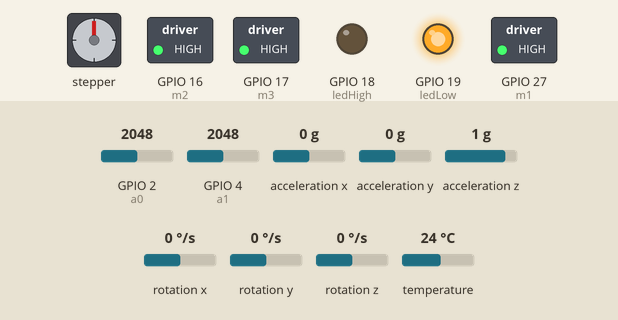
Bench run of a sketch on a simulated ESP32. Shown: stepper motor, switched loads named in the sketch (green lamp = pin HIGH), output pins drawn as LEDs (lit = HIGH). Wiring (inferred from the names in the program): stepper motor driver (200 steps per turn assumed): step GPIO 25; direction GPIO 26. Inputs (shaded band) come from the test bench; at power-on: rotation z 0 °/s, GPIO 4 (a1) = 2048, GPIO 2 (a0) = 2048, acceleration x 0 g, acceleration y 0 g, acceleration z 1 g, rotation x 0 °/s, rotation y 0 °/s, temperature 24 °C. Nothing arrives over Bluetooth unless stated; pins used as bus, display or sensor lines are not drawn. At 17.5 s the program stops and its outputs stay as they are.

Above: at 5.8 s.
5.9 s: rotation z set to -192 °/s
At 7.0 s:
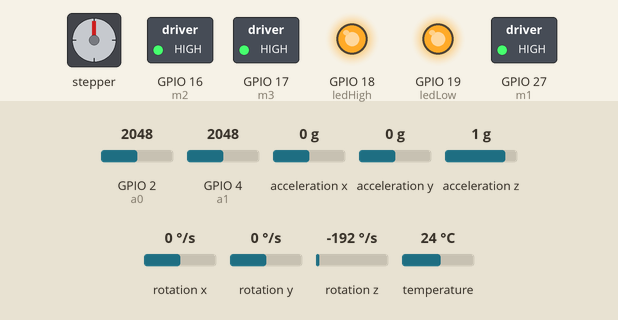
8.9 s: rotation z set to 0 °/s
At 10.0 s:
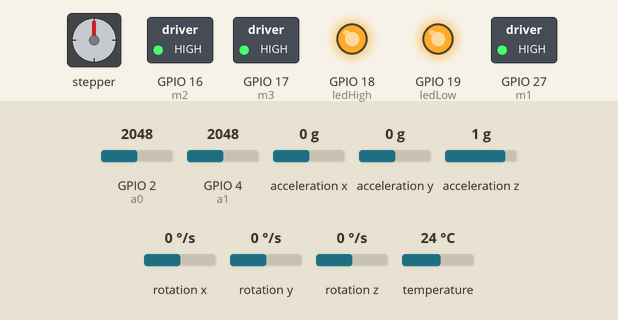
11.9 s: GPIO 4 (a1) set to 2065
At 12.5 s:
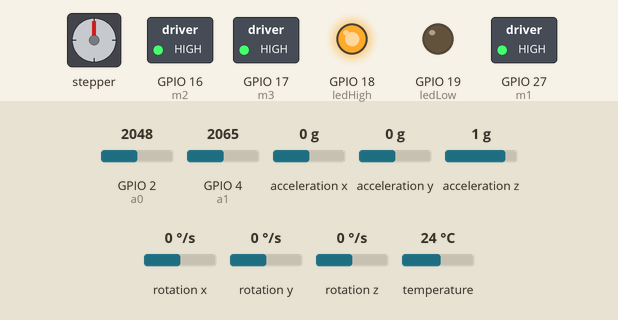
14.9 s: GPIO 4 (a1) set to 1228
At 16.7 s:
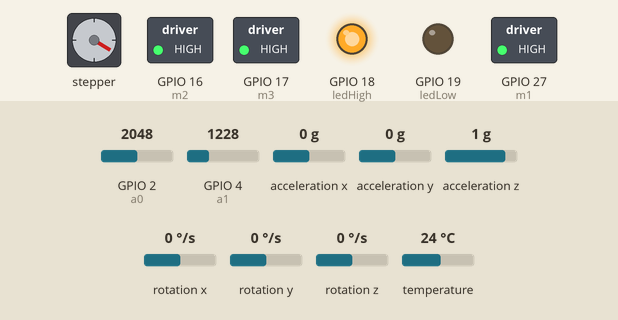
Timing chart, 0 to 18.2 s (numbered marks = the images above; inputs shaded):
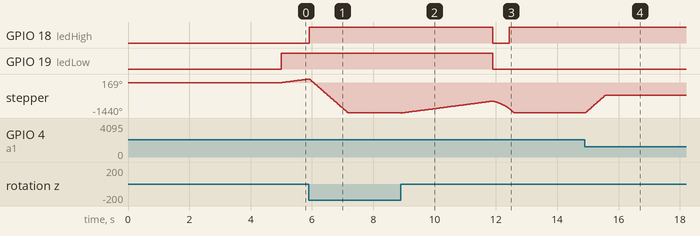

Measured:
- the behaviour switches between 2064 and 2065 on GPIO 4 (a1) (found by bisection; images 2 and 3)
- after the input at 5.9 s, GPIO 18 (ledHigh): LOW → HIGH at once
- after the input at 8.9 s, stepper: turns 13° counter-clockwise in 0.00 s, then 562° clockwise in 2.9 s
- after the input at 11.9 s, GPIO 18 (ledHigh): HIGH → LOW at once, → HIGH 0.54 s later; GPIO 19 (ledLow): HIGH → LOW at once
- after the input at 14.9 s, stepper: turns 835° clockwise in 0.64 s, starting at once
- by itself, stepper: keeps turning clockwise at about 191°/s

The sketch:

SGCMG_esp32.ino
```cpp
//6301002810023 KMUTNB MAE
//Phanuwat Thamnita
//Prof. Suwat KUNTANAPREEDA
//For WEMOS D1R32 (ESP32)

//Libraries
#include <Adafruit_MPU6050.h>
#include <Adafruit_Sensor.h>
#include <Wire.h>
#include <Arduino.h>
#include <BluetoothSerial.h>
#if !defined(CONFIG_BT_ENABLED) || !defined(CONFIG_BLUEDROID_ENABLED)
#error Bluetooth is not enabled! Please run `make menuconfig` to and enable it
#endif
//***********************************************************************************************************************************************************
//Define
#define PI 3.1415926535897932384626433832795
#define deg2rad 0.017453292519943295769236907684886
#define rad2deg 57.295779513082320876798154814105
// 200Steps per revolution for nema17
// 360deg/200step >> microstep1/16 = 0.1125 deg/step
#define pstep_size 0.1125         //deg/step
#define nstep_size -0.1125        //deg/step
#define pstep_size_rad 0.0019635  //rad/step
#define nstep_size_rad -0.0019635 //rad/step
#define I 0.0335                  //Inertia by Trifilar Pendulum method
#define hw 0.0742                 //Wheel angular velocity 1165 rad/s
#define c 0.04                    //Damping Ratio
#define NData 1000                //Amounts of values
//***********************************************************************************************************************************************************
// Declare variables
int iData;
int b_yaw[NData];                 //Yaw
int b_omg[NData];                 //Omega
int b_u[NData];                   //Control Signal
int b_d[NData];                   //Delta
int b_ddot[NData];                //Delta dot
// Define pin connections
const int dirPin = 26;            //uno pin 2
const int stepPin = 25;           //uno pin 3
const int m1 = 27;                //uno pin 6
const int m2 = 16;                //uno pin 5
const int m3 = 17;                //uno pin 4
const int ledHigh = 18;           //uno pin 13
const int ledLow = 19;            //uno pin 12
const int a0 = 2;                 //uno pin A0
const int a1 = 4;                 //uno pin A1
const int a2 = 36;                //uno pin A2
// Stepper motor control
float freq;
float pulse_delay;
float step_move;
int n_step;
// Controller Sampling Time
float dt;                          // msec > time left to control motor
unsigned long samp_time = 10;      // msec > Overall action time per loop
// Sampling time = 10ms = 0.01sec
// Min speed (1 step per dt) = 0.1125/0.01 = 11.25 deg/sec
unsigned long start_time;         // msec
unsigned long stop_time;          // msec
// Potentimeter
float yaw ;         // deg
float y_rad;        // rad
// Rate Gyro
float omg_offset = 0;
float omg_rad;      // rad
// PD Control law
float u;
float kp;
float kd;
// SC Control law
float eta;
float lamda;
// Steering
float delta = 0.0;  // rad
float del;
float ddot;         // rad/s

//***********************************************************************************************************************************************************
Adafruit_MPU6050 mpu;                 //Start MPU6500
BluetoothSerial SerialBT;             //Define bluetooth serial name
//***********************************************************************************************************************************************************

//%%%%%%%%%%%%%%%%%%%%%%%%%%%%%%%%%%%%%%%%%%%%%%%%%%%%%%%%%%%%%%%%%%%%%%%%%%%%%%%%%%%%%%%%%%%%%%%%%%%%%%%%%%%%%%%%%%%%%%%%%%%%%%%%%%%%%%%%%%%%%%%%%%%%%%%%%%%%%

void setup()
{
  //*****************************************************************************************************************
  Serial.begin(115200);               // sets the serial port to 115200 best for bluetooth
  SerialBT.begin("SGCMG_hardware");   // Set Bluetooth device name
  //*****************************************************************************************************************
  // MCU6500 Setting
  while (!Serial)
    delay(10);
  // Try to initialize!
  if (!mpu.begin()) {
    while (1) {
      delay(10);
    }
  }
  mpu.setGyroRange(MPU6050_RANGE_250_DEG);  //Gyroscope Range 500 deg/s
  //*****************************************************************************************************************
  // Stepping Motor Microstep setting
  // L-L-L = Full, H-L-L = 1/2, L-H-L = 1/4, H-H-L = 1/8,H-H-H = 1/16
  pinMode(m1, OUTPUT);
  pinMode(m2, OUTPUT);
  pinMode(m3, OUTPUT);
  digitalWrite(m1, HIGH);
  digitalWrite(m2, HIGH);
  digitalWrite(m3, HIGH);
  // Declare pins as stepping Outputs
  pinMode(stepPin, OUTPUT);
  pinMode(dirPin, OUTPUT);
  // Declare Status Led output
  pinMode(ledHigh, OUTPUT);
  pinMode(ledLow, OUTPUT);
  //*****************************************************************************************************************
  del = map(analogRead(a0), 0, 4095, -31415, 31416) / 10000 ; //A0 = pin 2
}

//%%%%%%%%%%%%%%%%%%%%%%%%%%%%%%%%%%%%%%%%%%%%%%%%%%%%%%%%%%%%%%%%%%%%%%%%%%%%%%%%%%%%%%%%%%%%%%%%%%%%%%%%%%%%%%%%%%%%%%%%%%%%%%%%%%%%%%%%%%%%%%%%%%%%%%%%%%%%%

void loop()
{
  delay(5000);
  for (iData = 0; iData < NData; iData++)
  {
    //***********************************************************************************************************************************************************
    start_time = millis();                                    //Set timer
    // Compute control law + doing work
    // Potentiometer
    yaw = map(analogRead(a1), 0, 4095, -18000, 17900) / 100 ; //A1 = pin2
    b_yaw[iData] = yaw * 100;
    y_rad = yaw * deg2rad;                                    //rad
    // Rate Gyro
    sensors_event_t a, g, temp;
    mpu.getEvent(&a, &g, &temp);
    omg_rad = -g.gyro.z - omg_offset;                         //Read as rad/s
    b_omg[iData] = omg_rad * 100 ;
    //***********************************************************************************************************************************************************
    // Control Law
    kp = 2;
    kd = 0.5;
    // SC Control law
    eta = 0.5;
    lamda = 4;
    // u = -(kp * y_rad);
     u = -(kp * y_rad) - (kd * omg_rad) ;
    // u = I * (-(lamda * omg_rad) - (1 / eta) * (omg_rad + (lamda * y_rad)))-c*omg_rad;
    // Steering Law
    b_u[iData] = u * 100000;
    ddot = -u / (hw * cos(delta));
    // ddot = u;
    // Find Stepping Frequency
    freq = abs(ddot / pstep_size_rad) / 1000;                 //freq(Hz) => step/msec
    stop_time = millis();                                     //Timer stopped
    // All work done >> Command stepping
    //***********************************************************************************************************************************************************
    dt = samp_time - (stop_time - start_time);                // msec time left
    n_step = freq * dt;                                       //n_step step/dt(10ms) = > freq(step/ms) x [10ms/dt] => unit step/dt
    pulse_delay = dt / n_step * 500; //(dt/n_step/2)*1000;    //usec
    //***********************************************************************************************************************************************************
    // Pulse Delay time saturation
    if ( pulse_delay < 500 ) {
      pulse_delay = 500;
      n_step = 8;
      digitalWrite(ledHigh, HIGH);
    }
    else if ( pulse_delay > 3500 ) {
      pulse_delay = 3500;
      n_step = 1;
      digitalWrite(ledLow, HIGH);
    }
    else {
      digitalWrite(ledHigh, LOW);
      digitalWrite(ledLow, LOW);
    }
    //  Steppinng Motor
    if ( ddot <= 0 ) {
      // Set motor direction clockwise
      digitalWrite(dirPin, HIGH);
      step_move = nstep_size_rad;
      b_ddot[iData] = -pulse_delay;
    }
    else if ( ddot > 0 ) {
      // Set motor direction counterclockwise
      digitalWrite(dirPin, LOW);
      step_move = pstep_size_rad;
      b_ddot[iData] = pulse_delay;
    }
    //***********************************************************************************************************************************************************
    // Command stepper motor
    for (int i = 1; i <= n_step ; i++)
    {
      digitalWrite(stepPin, HIGH);
      delayMicroseconds(pulse_delay);
      digitalWrite(stepPin, LOW);
      delayMicroseconds(pulse_delay);
      delta += step_move;
      del = map(analogRead(a0), 0, 4095, -179, 180) ; //A0 = pin 2
    }
    b_d[iData] = delta * 10000;
  }
  //***********************************************************************************************************************************************************
  // Send data via bluetooth
  for (int j = 0; j < NData; j++)
  {
    SerialBT.print(b_yaw[j]);
    SerialBT.print(",");
    SerialBT.print(b_omg[j]);
    SerialBT.print(",");
    SerialBT.print(b_u[j]);
    SerialBT.print(",");
    SerialBT.print(b_d[j]);
    SerialBT.print(",");
    SerialBT.println(b_ddot[j]);
    delayMicroseconds(10);
  }
  while (1);
}
```
